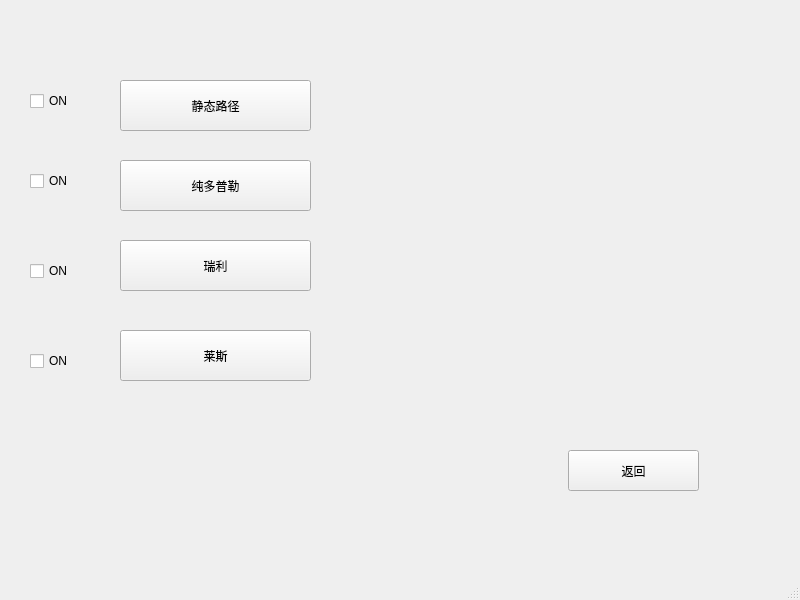
<?xml version="1.0" encoding="UTF-8"?>
<ui version="4.0">
 <class>MainWindow3_1</class>
 <widget class="QMainWindow" name="MainWindow3_1">
  <property name="geometry">
   <rect>
    <x>0</x>
    <y>0</y>
    <width>800</width>
    <height>600</height>
   </rect>
  </property>
  <property name="windowTitle">
   <string>MainWindow</string>
  </property>
  <widget class="QWidget" name="centralwidget">
   <widget class="QPushButton" name="pushButton3_1_1">
    <property name="geometry">
     <rect>
      <x>120</x>
      <y>80</y>
      <width>191</width>
      <height>51</height>
     </rect>
    </property>
    <property name="text">
     <string>静态路径</string>
    </property>
   </widget>
   <widget class="QPushButton" name="pushreturnButton3_1">
    <property name="geometry">
     <rect>
      <x>568</x>
      <y>450</y>
      <width>131</width>
      <height>41</height>
     </rect>
    </property>
    <property name="text">
     <string>返回</string>
    </property>
   </widget>
   <widget class="QPushButton" name="pushButton3_1_2">
    <property name="geometry">
     <rect>
      <x>120</x>
      <y>160</y>
      <width>191</width>
      <height>51</height>
     </rect>
    </property>
    <property name="text">
     <string>纯多普勒</string>
    </property>
   </widget>
   <widget class="QPushButton" name="pushButton3_1_3">
    <property name="geometry">
     <rect>
      <x>120</x>
      <y>240</y>
      <width>191</width>
      <height>51</height>
     </rect>
    </property>
    <property name="text">
     <string>瑞利</string>
    </property>
   </widget>
   <widget class="QPushButton" name="pushButton3_1_4">
    <property name="geometry">
     <rect>
      <x>120</x>
      <y>330</y>
      <width>191</width>
      <height>51</height>
     </rect>
    </property>
    <property name="text">
     <string>莱斯</string>
    </property>
   </widget>
   <widget class="QCheckBox" name="checkBox">
    <property name="geometry">
     <rect>
      <x>30</x>
      <y>90</y>
      <width>61</width>
      <height>22</height>
     </rect>
    </property>
    <property name="text">
     <string>ON</string>
    </property>
   </widget>
   <widget class="QCheckBox" name="checkBox_2">
    <property name="geometry">
     <rect>
      <x>30</x>
      <y>170</y>
      <width>61</width>
      <height>22</height>
     </rect>
    </property>
    <property name="text">
     <string>ON</string>
    </property>
   </widget>
   <widget class="QCheckBox" name="checkBox_3">
    <property name="geometry">
     <rect>
      <x>30</x>
      <y>260</y>
      <width>61</width>
      <height>22</height>
     </rect>
    </property>
    <property name="text">
     <string>ON</string>
    </property>
   </widget>
   <widget class="QCheckBox" name="checkBox_4">
    <property name="geometry">
     <rect>
      <x>30</x>
      <y>350</y>
      <width>61</width>
      <height>22</height>
     </rect>
    </property>
    <property name="text">
     <string>ON</string>
    </property>
   </widget>
  </widget>
  <widget class="QMenuBar" name="menubar">
   <property name="geometry">
    <rect>
     <x>0</x>
     <y>0</y>
     <width>800</width>
     <height>28</height>
    </rect>
   </property>
  </widget>
  <widget class="QStatusBar" name="statusbar"/>
 </widget>
 <resources/>
 <connections/>
</ui>
